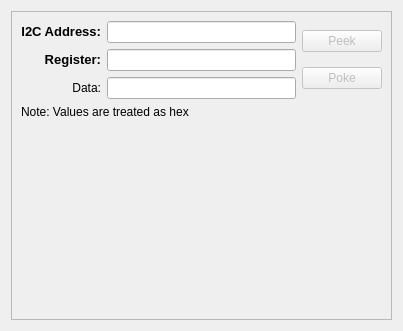
<?xml version="1.0" encoding="UTF-8"?>
<ui version="4.0">
 <class>I2CWidget</class>
 <widget class="QWidget" name="I2CWidget">
  <property name="geometry">
   <rect>
    <x>0</x>
    <y>0</y>
    <width>403</width>
    <height>331</height>
   </rect>
  </property>
  <property name="windowTitle">
   <string>Form</string>
  </property>
  <layout class="QVBoxLayout" name="_i2cLayout">
   <item>
    <widget class="QFrame" name="frame_3">
     <property name="frameShape">
      <enum>QFrame::StyledPanel</enum>
     </property>
     <property name="frameShadow">
      <enum>QFrame::Raised</enum>
     </property>
     <layout class="QVBoxLayout" name="verticalLayout_10">
      <item>
       <layout class="QHBoxLayout" name="horizontalLayout_5">
        <item>
         <layout class="QHBoxLayout" name="horizontalLayout_4">
          <item>
           <layout class="QVBoxLayout" name="verticalLayout_7">
            <item>
             <widget class="QLabel" name="label_9">
              <property name="text">
               <string>&lt;html&gt;&lt;head/&gt;&lt;body&gt;&lt;p&gt;&lt;span style=&quot; font-size:10pt; font-weight:600;&quot;&gt;I2C Address:&lt;/span&gt;&lt;/p&gt;&lt;/body&gt;&lt;/html&gt;</string>
              </property>
              <property name="alignment">
               <set>Qt::AlignRight|Qt::AlignTrailing|Qt::AlignVCenter</set>
              </property>
             </widget>
            </item>
            <item>
             <widget class="QLabel" name="label_10">
              <property name="text">
               <string>&lt;html&gt;&lt;head/&gt;&lt;body&gt;&lt;p&gt;&lt;span style=&quot; font-size:10pt; font-weight:600;&quot;&gt;Register:&lt;/span&gt;&lt;/p&gt;&lt;/body&gt;&lt;/html&gt;</string>
              </property>
              <property name="alignment">
               <set>Qt::AlignRight|Qt::AlignTrailing|Qt::AlignVCenter</set>
              </property>
             </widget>
            </item>
            <item>
             <widget class="QLabel" name="label_11">
              <property name="text">
               <string>&lt;html&gt;&lt;head/&gt;&lt;body&gt;&lt;p&gt;&lt;span style=&quot; font-size:10pt; font-weight:600;&quot;&gt;Data:&lt;/span&gt;&lt;/p&gt;&lt;/body&gt;&lt;/html&gt;</string>
              </property>
              <property name="alignment">
               <set>Qt::AlignRight|Qt::AlignTrailing|Qt::AlignVCenter</set>
              </property>
             </widget>
            </item>
           </layout>
          </item>
          <item>
           <layout class="QVBoxLayout" name="verticalLayout_8">
            <item>
             <widget class="QLineEdit" name="_i2cAddress"/>
            </item>
            <item>
             <widget class="QLineEdit" name="_i2cRegister"/>
            </item>
            <item>
             <widget class="QLineEdit" name="_i2cData"/>
            </item>
           </layout>
          </item>
         </layout>
        </item>
        <item>
         <layout class="QVBoxLayout" name="verticalLayout_9">
          <item>
           <widget class="QPushButton" name="_i2cPeekButton">
            <property name="enabled">
             <bool>false</bool>
            </property>
            <property name="text">
             <string>Peek</string>
            </property>
           </widget>
          </item>
          <item>
           <widget class="QPushButton" name="_i2cPokeButton">
            <property name="enabled">
             <bool>false</bool>
            </property>
            <property name="text">
             <string>Poke</string>
            </property>
           </widget>
          </item>
         </layout>
        </item>
       </layout>
      </item>
      <item>
       <widget class="QLabel" name="label_12">
        <property name="text">
         <string>Note: Values are treated as hex</string>
        </property>
       </widget>
      </item>
      <item>
       <spacer name="verticalSpacer_2">
        <property name="orientation">
         <enum>Qt::Vertical</enum>
        </property>
        <property name="sizeHint" stdset="0">
         <size>
          <width>20</width>
          <height>352</height>
         </size>
        </property>
       </spacer>
      </item>
      <item alignment="Qt::AlignRight">
       <widget class="QLabel" name="_i2CResult">
        <property name="text">
         <string/>
        </property>
       </widget>
      </item>
     </layout>
    </widget>
   </item>
  </layout>
 </widget>
 <resources/>
 <connections/>
</ui>
